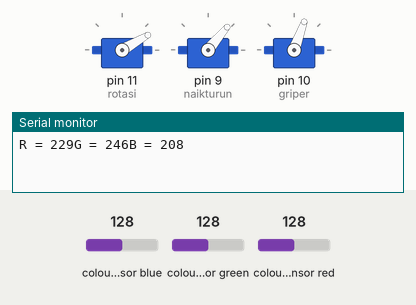
The sketch below on a simulated Arduino Uno, built with avr-gcc and run on an emulated ATmega328P. Parts: 3 × servo, the last lines printed to the serial monitor. Wiring (inferred from the names in the program): TCS3200 colour sensor: output pin 8; S2 pin 6; S3 pin 7; S0 pin 4; S1 pin 5. The test bench sets the inputs (shaded band); at power-on: colour sensor blue 128, colour sensor green 128, colour sensor red 128.

Above: at 0.05 s.
At 1.95 s:
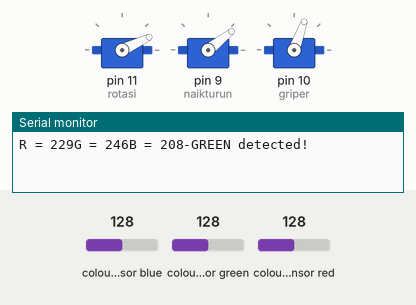
At 3.9 s:
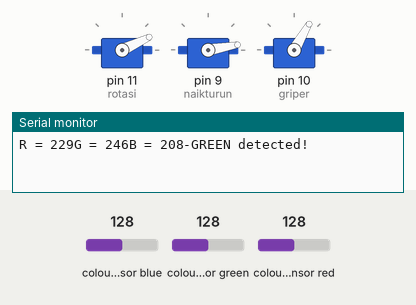
At 7.75 s:
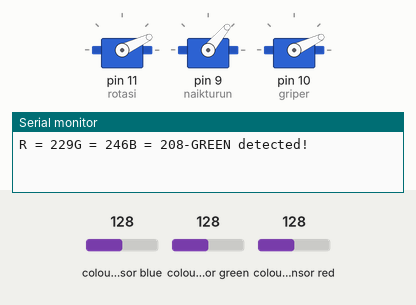
At 11.6 s:
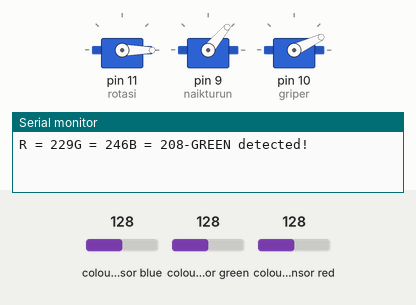
At 15.5 s:
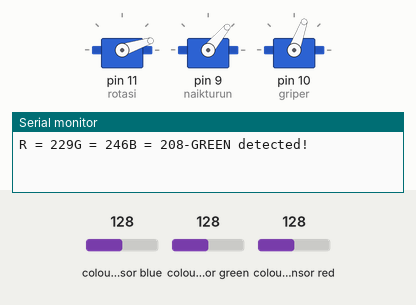
Timing chart, 0 to 18.5 s (numbered marks = the images above):
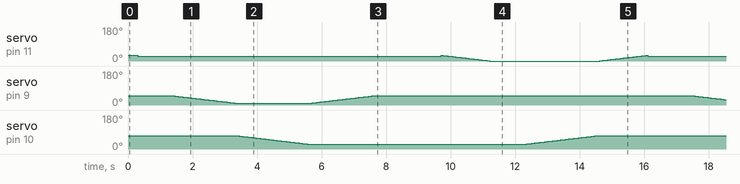

The sketch:

armrobot.ino
```cpp
#include <Servo.h>

Servo rotasi;
Servo naikturun;
Servo griper;

int a;
int b;
int c;

//TCS Sensor
#define S0 4
#define S1 5
#define S2 6
#define S3 7
#define sensorOut 8

//store frequency read
int redFrequency = 0;
int greenFrequency = 0;
int blueFrequency = 0;

//store the red, green, and blue colors
int redColor = 0;
int greenColor = 0;
int blueColor = 0;

void setup(){
Serial.begin(9600);
//Setting the output
pinMode(S0, OUTPUT);
pinMode(S1, OUTPUT);
pinMode(S2, OUTPUT);
pinMode(S3, OUTPUT);
//setting sensor out
pinMode(sensorOut, INPUT);
digitalWrite(S0, HIGH);
digitalWrite(S1,LOW);

rotasi.attach(11);
naikturun.attach(9);
griper.attach(10);
rotasi.write(30);
naikturun.write(50);
griper.write(70);

}

void loop(){
  //setting RED(R) filtered
  digitalWrite(S2,LOW);
  digitalWrite(S3,LOW);
  //reading the output frequency
  redFrequency = pulseIn(sensorOut, LOW);
  //remaping the value of the red frequency from 0 to 255
  redColor = map(redFrequency, 29,125,255,0);
  //printing the RED (R) value
  Serial.print("R = ");
  Serial.print(redColor);
  delay(100);
  //Setting Green
  digitalWrite(S2, HIGH);
  digitalWrite(S3, HIGH);
  //reading
  greenFrequency = pulseIn (sensorOut, LOW);
  //remaping
  greenColor = map(greenFrequency, 34, 162, 255, 0);
  //printing
  Serial.print("G = ");
  Serial.print(greenColor);
  delay(100);
  //setting blue
  digitalWrite(S2, LOW);
  digitalWrite(S3, HIGH);
  //reading
  blueFrequency = pulseIn (sensorOut, LOW);
  //remaping
  blueColor = map (blueFrequency, 21,117, 255, 0);
  //printing
  Serial.print("B = ");
  Serial.print(blueColor);
  delay(100);
  //kondisi
  if (redColor > greenColor && redColor > blueColor)
  {
    Serial.println("-RED detected!");
    standby();
    delay(1000);
    red();
    standby();
  }
  else
  {
    standby();
  }
  if (greenColor > redColor && greenColor > blueColor)
  {
    Serial.println ("-GREEN detected!");
    standby();
    delay(1000);
    green();
    standby();
  }
  else
  {
  standby();
  }
  if (blueColor > redColor && blueColor > greenColor)
  {
    Serial.println("-Blue detected!");
    standby();
    delay(1000);
    blue();
    standby();
  }
  else
  {
    standby();
  }
}
void kirired(){
  for(a=30;a<=80;a++){
  rotasi.write(a);
  delay(50);
  }
  return;
}

void kananred(){
  for(a=80;a>=30;a--){
  rotasi.write(a);
  delay(50);
  }
  return;
}
void kiriblue(){
  for(a=30;a<=180;a++){
  rotasi.write(a);
  delay(50);
  }
  return;
}

void kananblue(){
  for(a=180;a>=30;a--){
  rotasi.write(a);
  delay(50);
  }
  return;
}
void kirigreen(){
  for(a=0;a<=30;a++){
  rotasi.write(a);
  delay(50);
  }
  return;
}

void kanangreen(){
  for(a=30;a>=0;a--){
  rotasi.write(a);
  delay(50);
  }
  return;
}
void turun(){
  for(b=50;b>=10;b--){
  naikturun.write(b);
  delay(50);
  }
  return;
}

void naik(){
  for(b=10;b<=50;b++){
  naikturun.write(b);
  delay(50);
  }
  return;
}
 void lepas(){
for(c=25;c<=70;c++){
  griper.write(c);
  delay(50);
  }
  return;
}

 void capit(){
for(c=70;c>=25;c--){
  griper.write(c);
  delay(50);
  }
  return;
}
void standby()
{
  rotasi.write(25);
  naikturun.write(50);
  griper.write(70);
}
void red()
{
turun();
capit();
naik();
delay(2000);
kirired();
delay(1000);
lepas();
kananred();
}
void blue ()
{
turun();
capit();
naik();
delay(2000);
kiriblue();
delay(1000);
lepas();
kananblue();
}
void green()
{
turun();
capit();
naik();
delay(2000);
kanangreen();
delay(1000);
lepas();
kirigreen();
}
```
